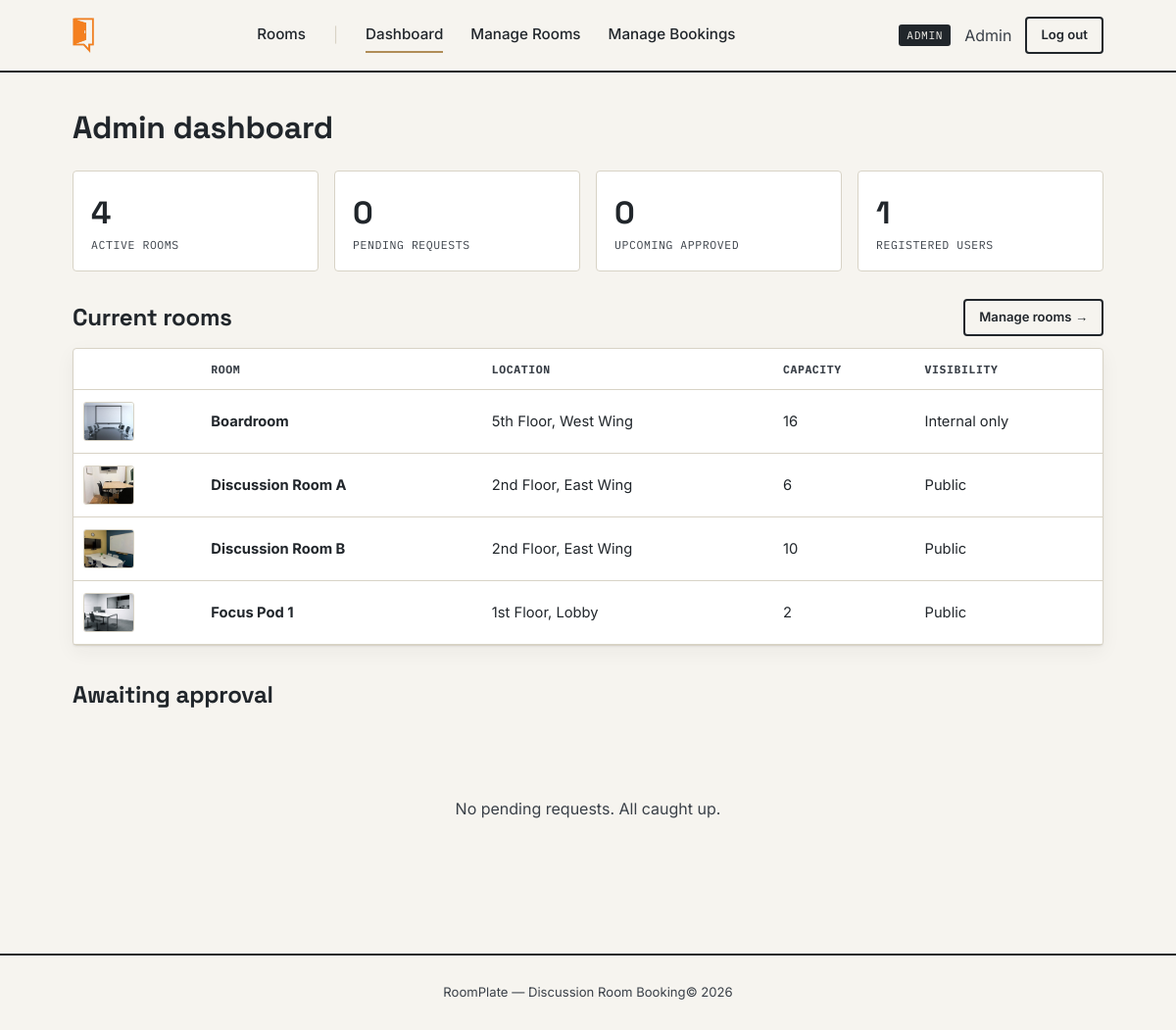
Page /admin/dashboard.php (signed in) on the committed database.
### tables this page shows
CREATE TABLE IF NOT EXISTS rooms (
    id INT AUTO_INCREMENT PRIMARY KEY,
    name VARCHAR(100) NOT NULL,
    location VARCHAR(150) NOT NULL,
    capacity INT NOT NULL DEFAULT 4,
    description TEXT,
    amenities VARCHAR(255),
    image_url VARCHAR(255),
    is_public TINYINT(1) NOT NULL DEFAULT 1,
    is_active TINYINT(1) NOT NULL DEFAULT 1,
    created_at TIMESTAMP DEFAULT CURRENT_TIMESTAMP
);

### includes/functions.php (called while the page is built, shortened)
<?php
function e($str) {
    return htmlspecialchars($str ?? '', ENT_QUOTES, 'UTF-8');
}

### admin/dashboard.php (the view, shortened to what this page needs)
<?php
require_once __DIR__ . '/../includes/functions.php';
$stats = [];
$stats['rooms'] = $pdo->query("SELECT COUNT(*) FROM rooms WHERE is_active = 1")->fetchColumn();
$stats['pending'] = $pdo->query("SELECT COUNT(*) FROM bookings WHERE status = 'pending'")->fetchColumn();
$stats['approved_upcoming'] = $pdo->query("SELECT COUNT(*) FROM bookings WHERE status = 'approved' AND booking_date >= CURDATE()")->fetchColumn();
$stats['users'] = $pdo->query("SELECT COUNT(*) FROM users")->fetchColumn();
$stmt = $pdo->query(
    "SELECT b.*, r.name AS room_name, u.name AS user_name, u.email
     FROM bookings b
     JOIN rooms r ON r.id = b.room_id
     JOIN users u ON u.id = b.user_id
     WHERE b.status = 'pending'
     ORDER BY b.created_at ASC
     LIMIT 8"
);
$pending = $stmt->fetchAll();
$rooms = $pdo->query("SELECT * FROM rooms WHERE is_active = 1 ORDER BY name")->fetchAll();
include __DIR__ . '/../includes/header.php';
?>
<div class="dash-header">
  <h1 class="mb-0">Admin dashboard</h1>
</div>
<div class="stat-row">
  <div class="stat-box"><div class="num"><?= $stats['rooms'] ?></div><div class="label">Active rooms</div></div>
  <div class="stat-box"><div class="num"><?= $stats['pending'] ?></div><div class="label">Pending requests</div></div>
  <div class="stat-box"><div class="num"><?= $stats['approved_upcoming'] ?></div><div class="label">Upcoming approved</div></div>
  <div class="stat-box"><div class="num"><?= $stats['users'] ?></div><div class="label">Registered users</div></div>
</div>
<div class="flex between items-center" style="margin-top:8px;">
  <h2 class="mb-0">Current rooms</h2>
  <a href="/admin/rooms.php" class="btn btn-outline btn-small">Manage rooms &rarr;</a>
</div>
<?php if (!$rooms): ?>
  <div class="empty-state"><p>No active rooms yet.</p></div>
<?php else: ?>
  <div class="panel" style="padding:0; margin-top:12px;">
    <table>
      <thead>
        <tr><th></th><th>Room</th><th>Location</th><th>Capacity</th><th>Visibility</th></tr>
      </thead>
      <tbody>
        <?php foreach ($rooms as $r): ?>
          <tr>
            <td>
              <?php if ($r['image_url']): ?>
                <img src="<?= e($r['image_url']) ?>" alt="" style="width:52px; height:40px; object-fit:cover; border-radius:3px; border:1px solid var(--line);">
              <?php else: ?>
                <span class="text-muted" style="font-size:0.75rem;">—</span>
              <?php endif; ?>
            </td>
            <td><a href="/admin/room_form.php?id=<?= $r['id'] ?>"><strong><?= e($r['name']) ?></strong></a></td>
            <td><?= e($r['location']) ?></td>
            <td><?= (int)$r['capacity'] ?></td>
            <td><?= $r['is_public'] ? 'Public' : 'Internal only' ?></td>
          </tr>
        <?php endforeach; ?>
      </tbody>
    </table>
  </div>
<?php endif; ?>
<h2 style="margin-top:32px;">Awaiting approval</h2>
<?php if (!$pending): ?>
  <div class="empty-state"><p>No pending requests. All caught up.</p></div>
<?php endif; ?>
<?php include __DIR__ . '/../includes/footer.php'; ?>

### assets/css/style.css (style rules this page uses)
:root { --ink: #21262B; --ink-soft: #3A4048; --paper: #F6F4EF; --paper-dim: #EAE7DE; --line: #D8D3C6; --available: #3F7D58; --available-bg: #E4EFE7; --occupied: #B4472A; --occupied-bg: #F3E4DE; --pending: #A9822E; --pending-bg: #F2ECD9; --brass: #B08D57; --white: #FFFFFF; --font-display: 'Space Grotesk', sans-serif; --font-body: 'Inter', sans-serif; --font-mono: 'IBM Plex Mono', monospace; --radius: 4px; --shadow: 0 1px 2px rgba(33,38,43,0.06), 0 6px 20px rgba(33,38,43,0.05); }
* { box-sizing: border-box; }
html, body { margin: 0; padding: 0; background: var(--paper); color: var(--ink); font-family: var(--font-body); font-size: 16px; line-height: 1.5; }
a { color: inherit; text-decoration: none; }
img { max-width: 100%; display: block; }
h1, h2, h3, h4 { font-family: var(--font-display); font-weight: 700; margin: 0 0 0.4em; letter-spacing: -0.01em; }
.btn { display: inline-flex; align-items: center; justify-content: center; gap: 8px; padding: 11px 20px; font-family: var(--font-body); font-weight: 600; font-size: 0.92rem; border-radius: var(--radius); border: 2px solid var(--ink); background: var(--ink); color: var(--paper); cursor: pointer; transition: transform 0.12s ease, background 0.15s ease; }
.btn-outline { background: transparent; color: var(--ink); }
.btn-small { padding: 7px 14px; font-size: 0.82rem; }
.panel { background: var(--white); border: 1px solid var(--line); border-radius: var(--radius); padding: 24px; box-shadow: var(--shadow); }
table { width: 100%; border-collapse: collapse; font-size: 0.92rem; }
th, td { text-align: left; padding: 12px 10px; border-bottom: 1px solid var(--line); }
th { font-family: var(--font-mono); font-size: 0.72rem; text-transform: uppercase; letter-spacing: 0.05em; color: var(--ink-soft); }
.dash-header { display: flex; justify-content: space-between; align-items: center; padding: 32px 0 20px; }
.stat-row { display: grid; grid-template-columns: repeat(auto-fit, minmax(160px, 1fr)); gap: 16px; margin-bottom: 28px; }
.stat-box { background: var(--white); border: 1px solid var(--line); border-radius: var(--radius); padding: 18px; }
.stat-box .num { font-family: var(--font-display); font-size: 2rem; font-weight: 700; }
.stat-box .label { font-family: var(--font-mono); font-size: 0.72rem; text-transform: uppercase; color: var(--ink-soft); letter-spacing: 0.05em; }
.mb-0 { margin-bottom: 0; }
.flex { display: flex; }
.between { justify-content: space-between; }
.items-center { align-items: center; }
.empty-state { text-align: center; padding: 60px 20px; color: var(--ink-soft); }

### rows in the picture
rooms: is_public "0", is_active "1", image_url (picture), name "Boardroom", location "5th Floor, West Wing", capacity "16", shows "Internal only"
rooms: image_url (picture), name "Discussion Room A", location "2nd Floor, East Wing", capacity "6", is_public "Public"
rooms: image_url (picture), name "Discussion Room B", location "2nd Floor, East Wing", capacity "10", is_public "Public"
rooms: image_url (picture), name "Focus Pod 1", location "1st Floor, Lobby", capacity "2", is_public "Public"

### other values in the picture
$user['role'] === 'admin' ? 'admin' : $user['user_type'] "ADMIN"
$user['name'] "Admin"
$stats['rooms'] "4"
